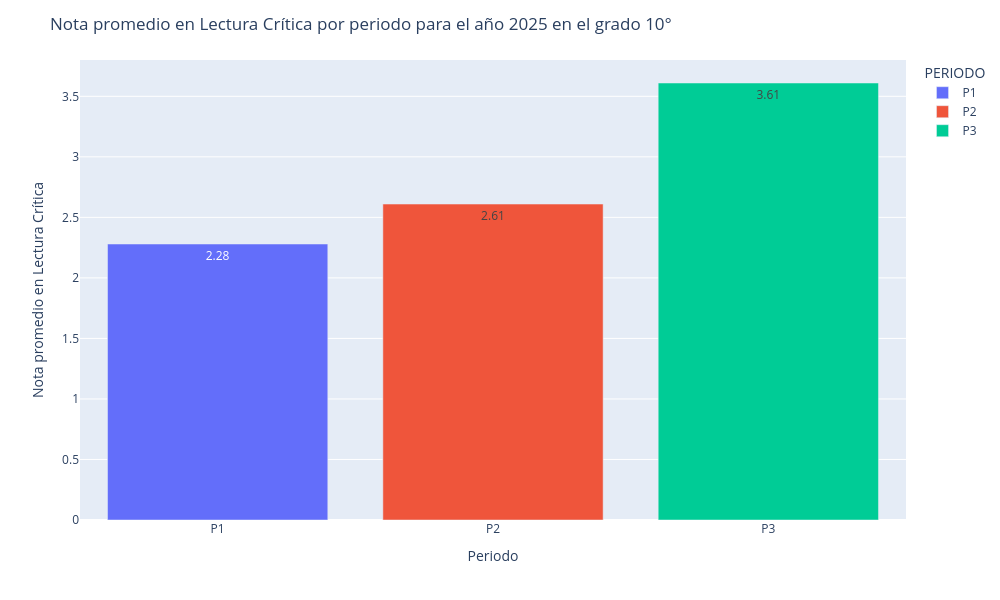

Write notebook code for a chart like this one.
### Code cell
area = 'Lectura Crítica'
fig = px.bar(df_g,
            x="PERIODO",
            y="LECTURA CRÍTICA",
            color = 'PERIODO',
            #barmode='group',
            text_auto=True,
            category_orders={'PERIODO': ['P1', 'P2', 'P3']}  # <- Orden definido
)

#Actualizar el diseño para etiquetas y título
fig.update_layout(
                width=1000,   # Ancho en píxeles
                height=600,   # Alto en píxeles
              xaxis_title="Periodo",
              yaxis_title=f"Nota promedio en {area}",
              title=f"Nota promedio en {area} por periodo para el año 2025 en el grado 10°",
          )

# Mostrar el gráfico
fig.show()

### Figure 1 — Plotly figure (JSON) as saved in the notebook; plotly's stock layout.template omitted (floating-point values rounded to 4 significant figures)
{"data": [{"hovertemplate": "PERIODO=%{x}<br>LECTURA CRÍTICA=%{y}<extra></extra>", "legendgroup": "P1", "marker": {"color": "#636efa", "pattern": {"shape": ""}}, "name": "P1", "orientation": "v", "showlegend": true, "textposition": "auto", "texttemplate": "%{y}", "type": "bar", "x": ["P1"], "xaxis": "x", "y": [2.28], "yaxis": "y"}, {"hovertemplate": "PERIODO=%{x}<br>LECTURA CRÍTICA=%{y}<extra></extra>", "legendgroup": "P2", "marker": {"color": "#EF553B", "pattern": {"shape": ""}}, "name": "P2", "orientation": "v", "showlegend": true, "textposition": "auto", "texttemplate": "%{y}", "type": "bar", "x": ["P2"], "xaxis": "x", "y": [2.61], "yaxis": "y"}, {"hovertemplate": "PERIODO=%{x}<br>LECTURA CRÍTICA=%{y}<extra></extra>", "legendgroup": "P3", "marker": {"color": "#00cc96", "pattern": {"shape": ""}}, "name": "P3", "orientation": "v", "showlegend": true, "textposition": "auto", "texttemplate": "%{y}", "type": "bar", "x": ["P3"], "xaxis": "x", "y": [3.61], "yaxis": "y"}], "layout": {"barmode": "relative", "height": 600, "legend": {"title": {"text": "PERIODO"}, "tracegroupgap": 0}, "margin": {"t": 60}, "title": {"text": "Nota promedio en Lectura Crítica por periodo para el año 2025 en el grado 10°"}, "width": 1000, "xaxis": {"anchor": "y", "categoryarray": ["P1", "P2", "P3"], "categoryorder": "array", "domain": [0, 1], "title": {"text": "Periodo"}}, "yaxis": {"anchor": "x", "domain": [0, 1], "title": {"text": "Nota promedio en Lectura Crítica"}}}}
